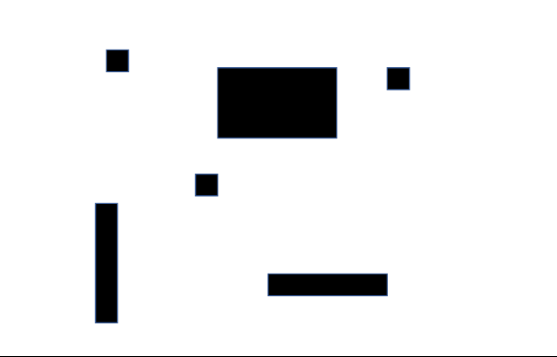
#> input picture Aula12-26maio/components.png, 557 x 357 px
$ python componentes_rotuladas.py
#> lines starting #> are read from the running program, lines starting #| are printed output that depends on the picture; after the words box and inside, x2 and y2 are one past the last pixel; in counts of white or black regions, pixels touching at a corner belong together
import cv2
import numpy as np

class DisjointSet:
    """Estrutura Union-Find para gerenciar as equivalências de rótulos."""
    def __init__(self):
        self.parent = {}

    def find(self, i):
        if i not in self.parent:
            self.parent[i] = i
            return i
        if self.parent[i] == i:
            return i
        # Compressão de caminho (Path Compression) para eficiência O(1)
        self.parent[i] = self.find(self.parent[i])
        return self.parent[i]

    def union(self, i, j):
        root_i = self.find(i)
        root_j = self.find(j)
        if root_i != root_j:
            # Aponta o maior rótulo para o menor para manter consistência
            if root_i < root_j:
                self.parent[root_j] = root_i
            else:
                self.parent[root_i] = root_j

def rotular_componentes_conectadas(imagem_binaria):
    """Implementação do algoritmo de duas passadas para 8-conectividade."""
    altura, largura = imagem_binaria.shape
    rotulos = np.zeros((altura, largura), dtype=np.int32)
    ds = DisjointSet()
    proximo_rotulo = 1

    # --- PRIMEIRA PASSADA: Varredura e Rotulação Inicial ---
    for y in range(altura):
        for x in range(grid_width := largura):
            if imagem_binaria[y, x] == 255:  # Pixel de primeiro plano (objeto)

                # Coleta os vizinhos da vizinhança-8 que já foram processados
                vizinhos = []
                if x > 0 and rotulos[y, x-1] > 0:                 # Esquerda
                    vizinhos.append(rotulos[y, x-1])
                if y > 0:
                    if x > 0 and rotulos[y-1, x-1] > 0:           # Cima-Esquerda
                        vizinhos.append(rotulos[y-1, x-1])
                    if rotulos[y-1, x] > 0:                       # Cima
                        vizinhos.append(rotulos[y-1, x])
                    if x < largura - 1 and rotulos[y-1, x+1] > 0: # Cima-Direita
                        vizinhos.append(rotulos[y-1, x+1])

                if not vizinhos:
                    # Nenhum vizinho rotulado: cria um novo rótulo
                    rotulos[y, x] = proximo_rotulo
                    ds.find(proximo_rotulo)
                    proximo_rotulo += 1
                else:
                    # Vizinhos encontrados: rotula com o menor deles e registra equivalências
                    menor_rotulo = min(vizinhos)
                    rotulos[y, x] = menor_rotulo
                    for v in vizinhos:
                        ds.union(menor_rotulo, v)

    # --- SEGUNDA PASSADA: Resolução de Equivalências ---
    for y in range(altura):
        for x in range(largura):
            if rotulos[y, x] > 0:
                rotulos[y, x] = ds.find(rotulos[y, x])

    # --- NORMALIZAÇÃO: Torna os rótulos sequenciais (1, 2, 3...) ---
    rotulos_unicos = np.unique(rotulos)
    rotulos_unicos = rotulos_unicos[rotulos_unicos > 0]
    mapa_rotulos = {antigo: novo for novo, antigo in enumerate(rotulos_unicos, start=1)}

    rotulos_finais = np.zeros_like(rotulos)
    for antigo, novo in mapa_rotulos.items():
        rotulos_finais[rotulos == antigo] = novo

    return rotulos_finais, len(rotulos_unicos)

# 1. Carrega a imagem fornecida em tons de cinza
imagem_original = cv2.imread('components.png', cv2.IMREAD_GRAYSCALE)
#> imagem_original: shape (357, 557); min 0, max 255, mean 234.7

if imagem_original is None:
    print("Erro: Não foi possível carregar a imagem. Verifique o caminho.")
else:
    # 2. Pré-processamento: Binarização (Limiarização) da imagem
    # Pixels acima de 127 viram 255 (branco), o restante vira 0 (preto)
    _, imagem_bin = cv2.threshold(imagem_original, 127, 255, cv2.THRESH_BINARY)
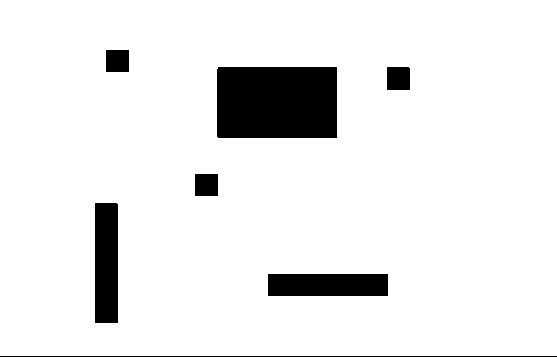
#> imagem_bin: shape (357, 557); 91.9% white; 7 black regions, largest, box (x1, y1, x2, y2) and area: (217, 67, 337, 138) 8517, (95, 203, 118, 323) 2759, (268, 274, 388, 296) 2640

    # Inverte caso o fundo seja claro, pois o algoritmo busca objetos brancos (255)
    if np.sum(imagem_bin == 255) > np.sum(imagem_bin == 0):
        imagem_bin = cv2.bitwise_not(imagem_bin)

    # 3. Executa o algoritmo de rotulação implementado
    matriz_rotulos, total_componentes = rotular_componentes_conectadas(imagem_bin)
#> after the loop in rotular_componentes_conectadas, `for y in range(altura):`:
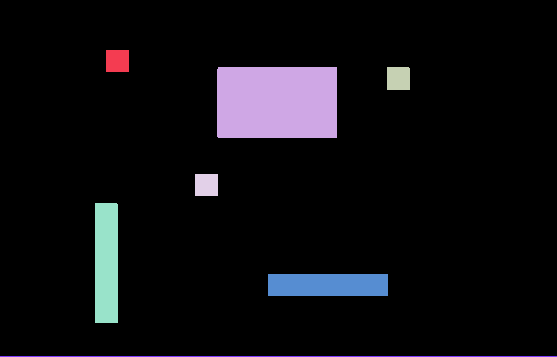
#> rotulos: shape (357, 557) int32; 8 distinct labels, from 0 to 7; one colour per label, 0 black
    print(f"Número de componentes conectadas encontradas: {total_componentes}")
#| Número de componentes conectadas encontradas: 7

    # 4. Criação de uma imagem colorida (RGB) para visualização dos resultados
    altura, largura = imagem_bin.shape
    imagem_colorida = np.zeros((altura, largura, 3), dtype=np.uint8)

    # Gera cores aleatórias fixas para cada componente
    np.random.seed(42)  # Semente fixa para manter as mesmas cores a cada execução
    cores = {0: [0, 0, 0]}  # Fundo permanece preto
    for i in range(1, total_componentes + 1):
        cores[i] = list(np.random.randint(50, 256, size=3, dtype=int))

    # Mapeia os rótulos para as cores geradas
    for y in range(altura):
        for x in range(largura):
            imagem_colorida[y, x] = cores[matriz_rotulos[y, x]]
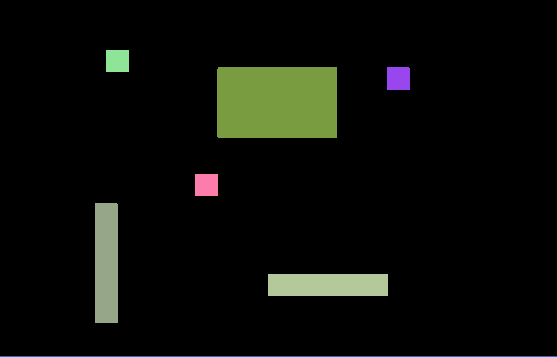
#> imagem_colorida: shape (357, 557, 3); mean of channels 0, 1, 2 8.7, 13, 11.2; drawn as B, G, R

    # 5. Exibe os resultados na tela usando apenas o OpenCV
    cv2.imshow("1. Imagem Original Binaria", imagem_bin)
    cv2.imshow("2. Componentes Rotuladas e Coloridas", imagem_colorida)

    print("Pressione qualquer tecla com as janelas abertas para fechar...")
    cv2.waitKey(0)
    cv2.destroyAllWindows()
